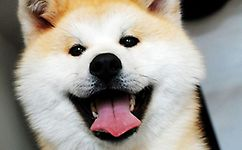
#> input picture 机器学习/回归/1.jpg, 242 x 150 px, found by its file name
$ python tranform.py
#> lines starting #> are read from the running program, lines starting #| are printed output that depends on the picture
import cv2

img = cv2.imread("./images/1.jpg")
#> img is the input picture: shape (150, 242, 3); mean B, G, R 147.5, 154.7, 160

# 更改大小
# img2 = cv2.resize(img,(300,300))

# 镜像
img2 = cv2.transpose(img)
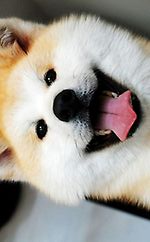
#> img2: shape (242, 150, 3); mean B, G, R 147.5, 154.7, 160
# img2 = cv2.flip(img,cv2.IMREAD_GRAYSCALE)


cv2.imshow("--",img2)
cv2.waitKey(0)
